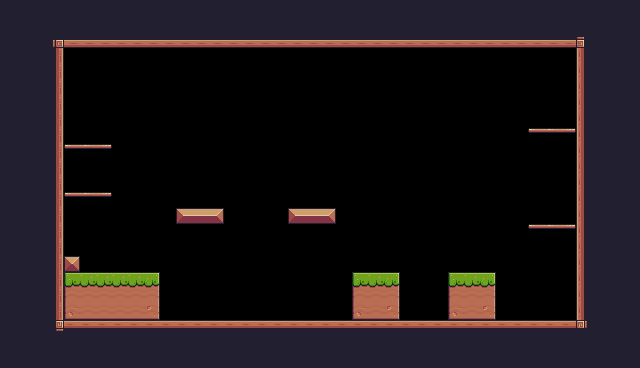

Tiled map render using the project's own tile images. Description and the whole map definition, tile-layer contents included, below:
An orthogonal 40x23 tile map with 16x16 px tiles, 1 tile layer (Tile Layer 1) and 15 objects (4x Platform, Player).

<map version="1.10" tiledversion="1.11.2" orientation="orthogonal" renderorder="right-down" width="40" height="23" tilewidth="16" tileheight="16" infinite="0" nextlayerid="5" nextobjectid="23">
 <tileset firstgid="1" source="Pixel Adventure.tsx" />
 <layer id="1" name="Tile Layer 1" width="40" height="23">
  <data encoding="csv">
24,24,24,24,24,24,24,24,24,24,24,24,24,24,24,24,24,24,24,24,24,24,24,24,24,24,24,24,24,24,24,24,24,24,24,24,24,24,24,24,
24,24,24,24,24,24,24,24,24,24,24,24,24,24,24,24,24,24,24,24,24,24,24,24,24,24,24,24,24,24,24,24,24,24,24,24,24,24,24,24,
24,24,24,92,134,134,134,134,134,134,134,134,134,134,134,134,134,134,134,134,134,134,134,134,134,134,134,134,134,134,134,134,134,134,134,134,93,24,24,24,
24,24,24,113,0,0,0,0,0,0,0,0,0,0,0,0,0,0,0,0,0,0,0,0,0,0,0,0,0,0,0,0,0,0,0,0,111,24,24,24,
24,24,24,113,0,0,0,0,0,0,0,0,0,0,0,0,0,0,0,0,0,0,0,0,0,0,0,0,0,0,0,0,0,0,0,0,111,24,24,24,
24,24,24,113,0,0,0,0,0,0,0,0,0,0,0,0,0,0,0,0,0,0,0,0,0,0,0,0,0,0,0,0,0,0,0,0,111,24,24,24,
24,24,24,113,0,0,0,0,0,0,0,0,0,0,0,0,0,0,0,0,0,0,0,0,0,0,0,0,0,0,0,0,0,0,0,0,111,24,24,24,
24,24,24,113,0,0,0,0,0,0,0,0,0,0,0,0,0,0,0,0,0,0,0,0,0,0,0,0,0,0,0,0,0,0,0,0,111,24,24,24,
24,24,24,113,0,0,0,0,0,0,0,0,0,0,0,0,0,0,0,0,0,0,0,0,0,0,0,0,0,0,0,0,0,40,41,42,111,24,24,24,
24,24,24,113,40,41,42,0,0,0,0,0,0,0,0,0,0,0,0,0,0,0,0,0,0,0,0,0,0,0,0,0,0,0,0,0,111,24,24,24,
24,24,24,113,0,0,0,0,0,0,0,0,0,0,0,0,0,0,0,0,0,0,0,0,0,0,0,0,0,0,0,0,0,0,0,0,111,24,24,24,
24,24,24,113,0,0,0,0,0,0,0,0,0,0,0,0,0,0,0,0,0,0,0,0,0,0,0,0,0,0,0,0,0,0,0,0,111,24,24,24,
24,24,24,113,40,41,42,0,0,0,0,0,0,0,0,0,0,0,0,0,0,0,0,0,0,0,0,0,0,0,0,0,0,0,0,0,111,24,24,24,
24,24,24,113,0,0,0,0,0,0,0,13,14,15,0,0,0,0,13,14,15,0,0,0,0,0,0,0,0,0,0,0,0,0,0,0,111,24,24,24,
24,24,24,113,0,0,0,0,0,0,0,0,0,0,0,0,0,0,0,0,0,0,0,0,0,0,0,0,0,0,0,0,0,40,41,42,111,24,24,24,
24,24,24,113,0,0,0,0,0,0,0,0,0,0,0,0,0,0,0,0,0,0,0,0,0,0,0,0,0,0,0,0,0,0,0,0,111,24,24,24,
24,24,24,113,35,0,0,0,0,0,0,0,0,0,0,0,0,0,0,0,0,0,0,0,0,0,0,0,0,0,0,0,0,0,0,0,111,24,24,24,
24,24,24,113,7,8,8,8,8,9,0,0,0,0,0,0,0,0,0,0,0,0,7,8,9,0,0,0,7,8,9,0,0,0,0,0,111,24,24,24,
24,24,24,113,29,30,30,30,30,31,0,0,0,0,0,0,0,0,0,0,0,0,29,30,31,0,0,0,29,30,31,0,0,0,0,0,111,24,24,24,
24,24,24,113,51,52,52,52,52,53,0,0,0,0,0,0,0,0,0,0,0,0,51,52,53,0,0,0,51,52,53,0,0,0,0,0,111,24,24,24,
24,24,24,114,90,90,90,90,90,90,90,90,90,90,90,90,90,90,90,90,90,90,90,90,90,90,90,90,90,90,90,90,90,90,90,90,115,24,24,24,
24,24,24,24,24,24,24,24,24,24,24,24,24,24,24,24,24,24,24,24,24,24,24,24,24,24,24,24,24,24,24,24,24,24,24,24,24,24,24,24,
24,24,24,24,24,24,24,24,24,24,24,24,24,24,24,24,24,24,24,24,24,24,24,24,24,24,24,24,24,24,24,24,24,24,24,24,24,24,24,24
</data>
 </layer>
 <objectgroup id="4" name="Collisions">
  <object id="8" x="48" y="32" width="16" height="304" />
  <object id="9" x="48" y="32" width="544" height="16" />
  <object id="10" x="576" y="32" width="16" height="304" />
  <object id="11" x="48" y="320" width="544" height="16" />
  <object id="12" x="64" y="256" width="16" height="16" />
  <object id="13" x="64" y="272" width="96" height="48" />
  <object id="14" x="352" y="272" width="48" height="48" />
  <object id="15" x="448" y="272" width="48" height="48" />
  <object id="16" x="288" y="208" width="48" height="16" />
  <object id="17" x="176" y="208" width="48" height="16" />
  <object id="19" type="Platform" x="528" y="224" width="48" height="16" />
  <object id="20" type="Platform" x="528" y="128" width="48" height="16" />
  <object id="21" type="Platform" x="64" y="192" width="48" height="16" />
  <object id="22" type="Platform" x="64" y="144" width="48" height="16" />
 </objectgroup>
 <objectgroup id="3" name="Spawnpoints">
  <object id="4" name="Player" type="Player" x="240" y="240" width="48" height="48" />
 </objectgroup>
</map>
